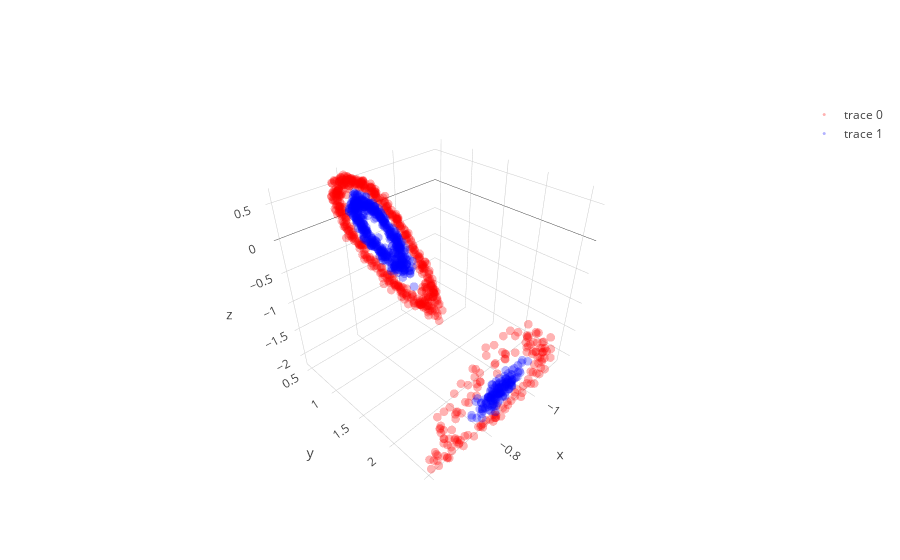
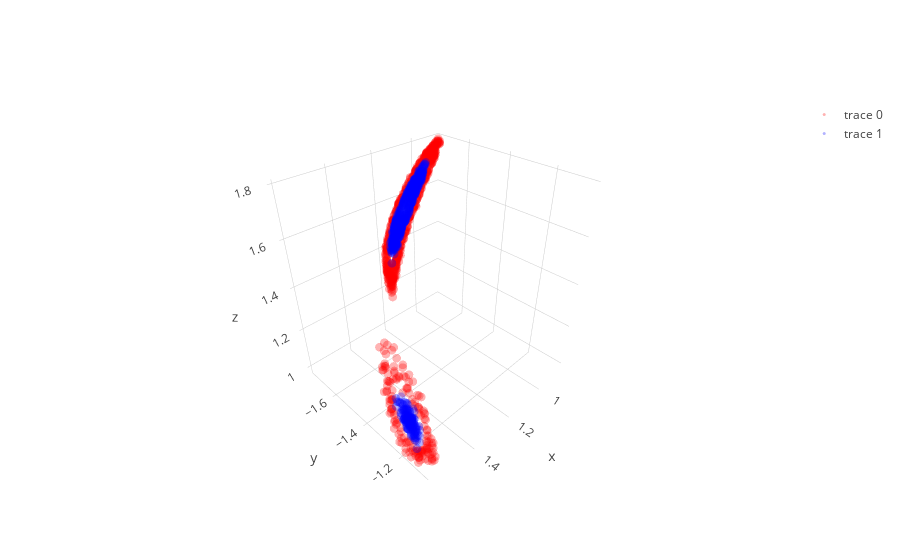
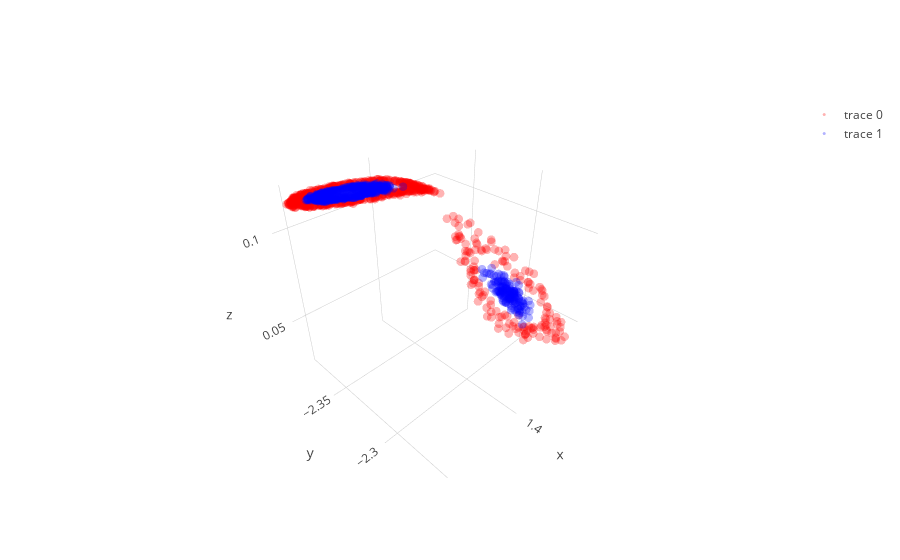

Here is the notebook cell these charts were saved with, in order:
### Code cell
layer1,layer1_var = l1.feed_non(X)
layer2,layer2_var = l2.feed_non(layer1)
layer3,layer3_var = l3.feed_non(layer2)
layer4,layer4_var = l4.feed_linear(layer3)

show_3D(layer1)  
show_3D(layer2)    
show_3D(layer3)   

plt.figure(figsize=(8,6))
plt.scatter(layer4[y==0, 0], np.zeros((len(dsad)//2,1)), color='red',  alpha=0.1)
plt.scatter(layer4[y==1, 0], np.zeros((len(dsad)//2,1)), color='blue', alpha=0.1)
plt.show()

### Figure 1 — Plotly figure (JSON) as saved in the notebook; plotly's stock layout.template omitted (floating-point values rounded to 4 significant figures; data arrays with more than 128 entries replaced by an {"elided": "..."} marker saying what was removed)
{"data": [{"line": {"color": "red", "width": 0.5}, "marker": {"opacity": 0.3, "size": 3}, "mode": "markers", "type": "scatter3d", "uid": "7c2af0aa-1ca8-4c74-9b2a-74e016fc1b57", "x": {"elided": "650 float values"}, "y": {"elided": "650 float values"}, "z": {"elided": "650 float values"}}, {"line": {"color": "blue", "width": 0.5}, "marker": {"opacity": 0.3, "size": 3}, "mode": "markers", "type": "scatter3d", "uid": "15f71aff-01e6-4568-99df-e72335e53cba", "x": {"elided": "650 float values"}, "y": {"elided": "650 float values"}, "z": {"elided": "650 float values"}}], "layout": {}}

### Figure 2 — Plotly figure (JSON) as saved in the notebook; plotly's stock layout.template omitted (floating-point values rounded to 4 significant figures; data arrays with more than 128 entries replaced by an {"elided": "..."} marker saying what was removed)
{"data": [{"line": {"color": "red", "width": 0.5}, "marker": {"opacity": 0.3, "size": 3}, "mode": "markers", "type": "scatter3d", "uid": "61622d85-c820-47fd-91ea-c84f0d70651f", "x": {"elided": "650 float values"}, "y": {"elided": "650 float values"}, "z": {"elided": "650 float values"}}, {"line": {"color": "blue", "width": 0.5}, "marker": {"opacity": 0.3, "size": 3}, "mode": "markers", "type": "scatter3d", "uid": "e19ae6b9-7713-4e90-9056-00c5c9cb1567", "x": {"elided": "650 float values"}, "y": {"elided": "650 float values"}, "z": {"elided": "650 float values"}}], "layout": {}}

### Figure 3 — Plotly figure (JSON) as saved in the notebook; plotly's stock layout.template omitted (floating-point values rounded to 4 significant figures; data arrays with more than 128 entries replaced by an {"elided": "..."} marker saying what was removed)
{"data": [{"line": {"color": "red", "width": 0.5}, "marker": {"opacity": 0.3, "size": 3}, "mode": "markers", "type": "scatter3d", "uid": "27eb00d7-e46a-4626-b3ae-59c6bfcfae7e", "x": {"elided": "650 float values"}, "y": {"elided": "650 float values"}, "z": {"elided": "650 float values"}}, {"line": {"color": "blue", "width": 0.5}, "marker": {"opacity": 0.3, "size": 3}, "mode": "markers", "type": "scatter3d", "uid": "aa38cf9f-6770-4022-82aa-48df915042af", "x": {"elided": "650 float values"}, "y": {"elided": "650 float values"}, "z": {"elided": "650 float values"}}], "layout": {}}
